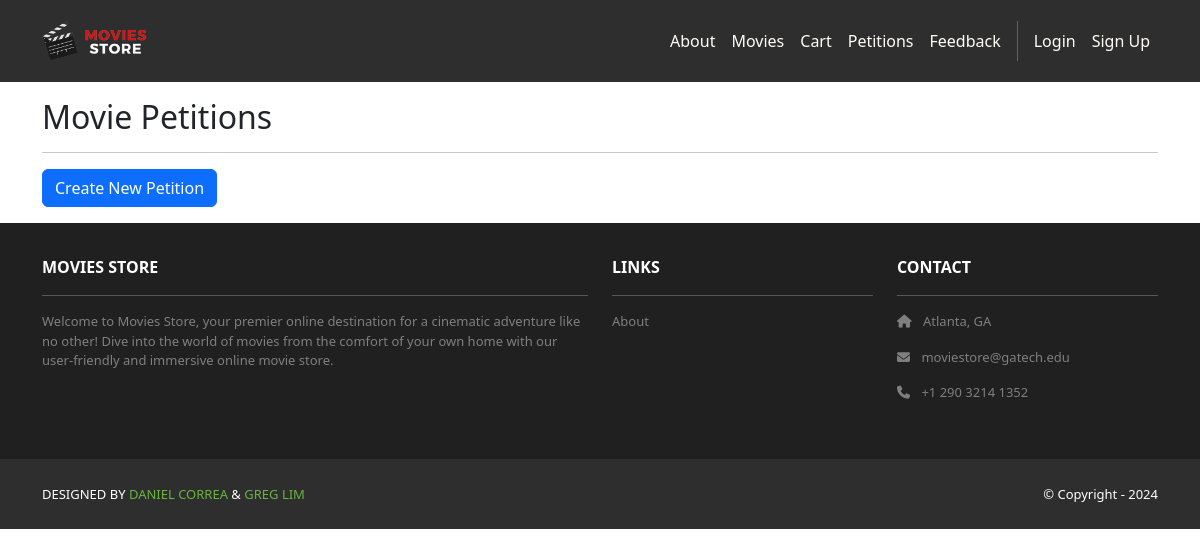
Before: /petitions/ with the older database file.
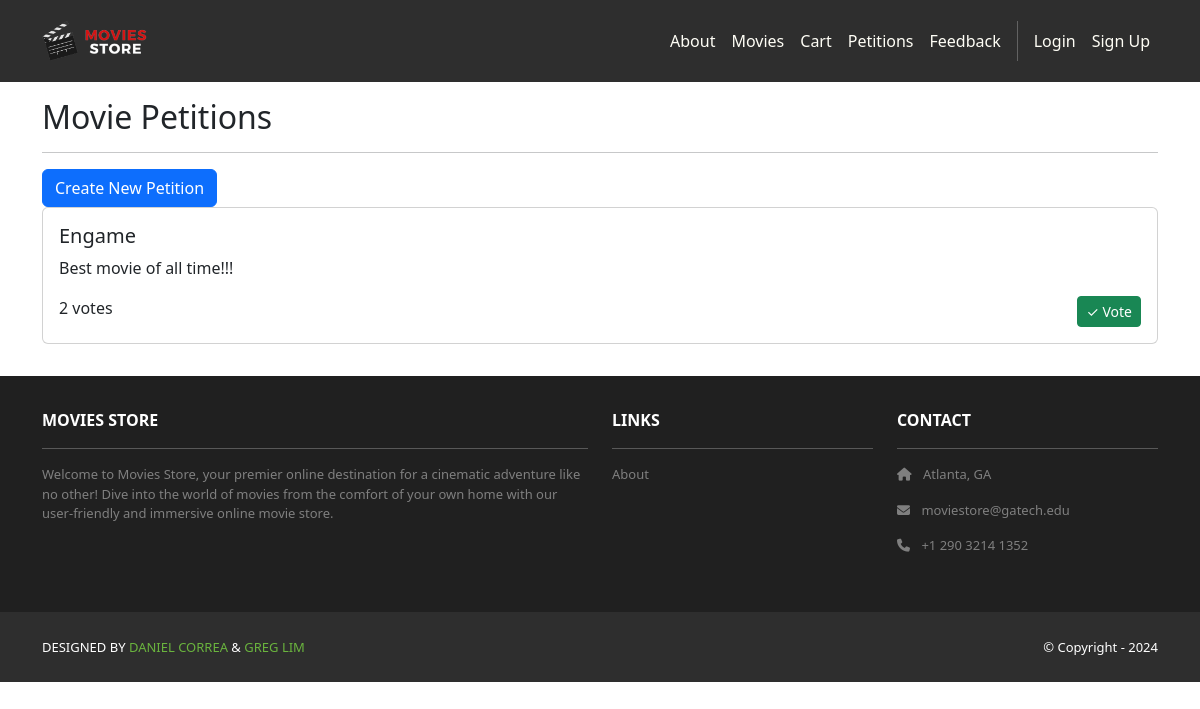
After: the same page with the newer database file.
### petitions/models.py (models this page shows, shortened)
class MoviePetition(models.Model):
    title = models.CharField(max_length=200)
    description = models.TextField()
    vote_count = models.IntegerField(default=0)

### petitions/views.py (the view)
# urls.py: path('', views.index, name='cart.index'),
def index(request):
    petitions = MoviePetition.objects.all()
    template_data = {}
    template_data['title'] = 'Movie Petitions'
    template_data['petitions'] = petitions
    return render(request, 'petitions/index.html', {'template_data': template_data})

### petitions/templates/petitions/index.html
{% extends 'base.html' %}
{% block content %}
<div class="p-3">
  <div class="container">
    <h2>Movie Petitions</h2>
    <hr />
    <a href="{% url 'petitions.create' %}" class="btn btn-primary">Create New Petition</a>
    {% if template_data.petitions %}
      {% for petition in template_data.petitions %}
        <div class="card mb-3">
          <div class="card-body">
            <h5>{{ petition.title }}</h5>
            <p>{{ petition.description }}</p>
            <div class="d-flex justify-content-between">
              <span>{{ petition.vote_count }} votes</span>
              <a href="/petitions/{{ petition.id }}/upvote/" class="btn btn-sm btn-success">
                ✓ Vote
              </a>
            </div>
          </div>
        </div>
      {% endfor %}
    {% endif %}
  </div>
</div>
{% endblock content %}

Changed rows visible on the page:
added MoviePetition: title "Engame", description "Best movie of all time!!!", vote_count "2"
